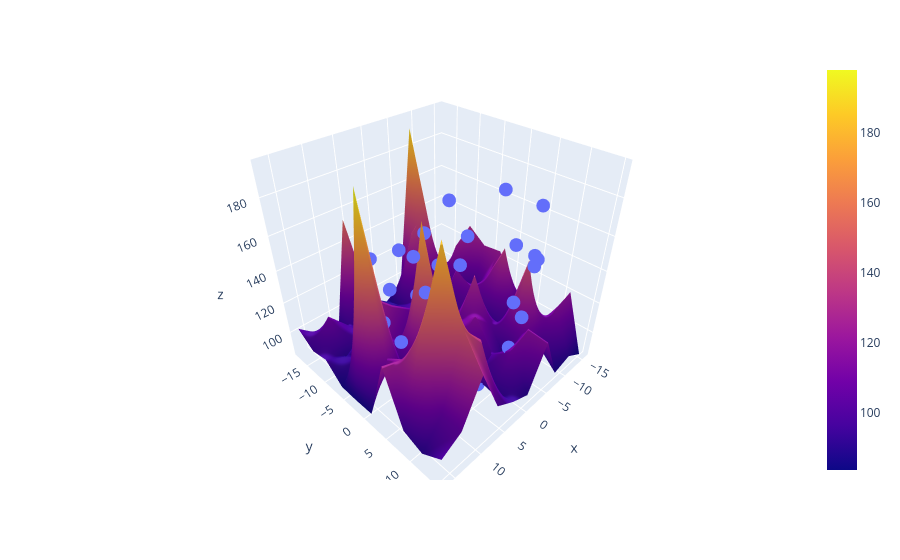

Notebook code cell kept with this figure:
### Code cell
fig=px.scatter_3d(x=x.ravel(),y=y.ravel(),z=z.ravel())
fig.add_trace(go.Surface(x=x_input,y=y_input,z=z_final))
fig.update_layout(scene=dict(
    zaxis=dict(range=[np.min(z_final), np.max(z_final)])
))

fig.show()
